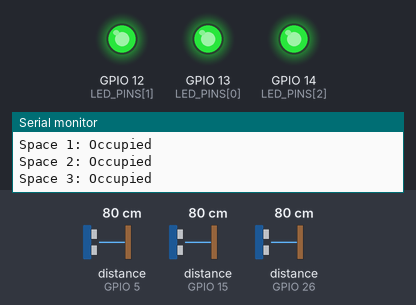
Simulated run of this sketch. Board: ESP32. On the bench: output pins drawn as LEDs (lit = HIGH), the last lines printed to the serial monitor. Wiring (from diagram.json): 3 × ultrasonic range finder: trigger GPIO 18, echo GPIO 5 / trigger GPIO 2, echo GPIO 15 / trigger GPIO 27, echo GPIO 26. The test bench sets the inputs (shaded band); at power-on: distance to the obstacle (sensors on GPIO 5, GPIO 15, GPIO 26) 80 cm. The echo pulse lasts 58.3 µs per cm; pins used as bus, display or sensor lines are not drawn.

Above: at 1.8 s.
1.9 s: distance to the obstacle (sensor on GPIO 5) set to 198 cm
3.4 s: distance to the obstacle (sensor on GPIO 5) set to 206 cm
At 4.9 s:
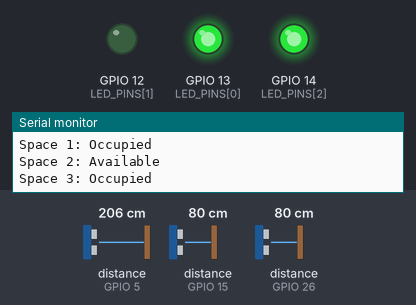
5.6 s: distance to the obstacle (sensor on GPIO 15) set to 197 cm
7.3 s: distance to the obstacle (sensor on GPIO 15) set to 207 cm
At 8.7 s:
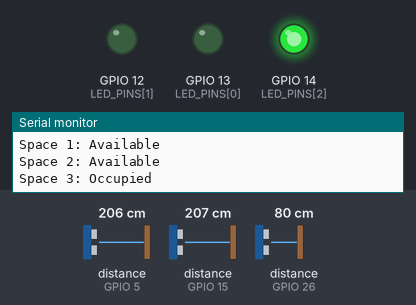
9.7 s: distance to the obstacle (sensor on GPIO 26) set to 196 cm
11.4 s: distance to the obstacle (sensor on GPIO 26) set to 205 cm
At 13.6 s:
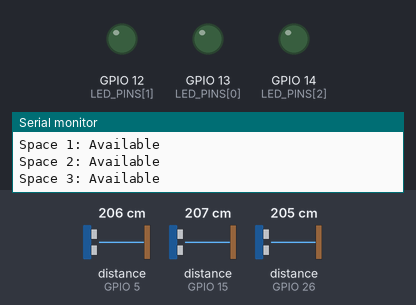
Timing chart, 0 to 14.8 s (numbered marks = the images above; inputs shaded):
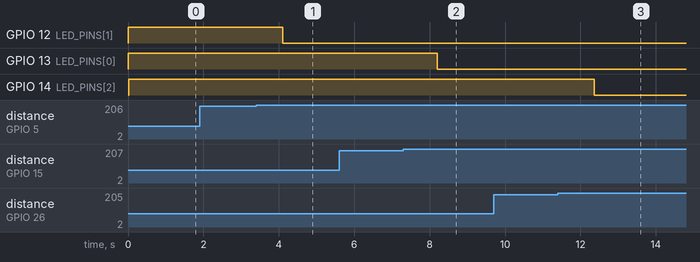

The sketch:

sketch.ino
```cpp
const int NUM_PARKING_SPACES = 3;

const int ECHO_PINS[NUM_PARKING_SPACES] = {15, 5, 26};
const int TRIG_PINS[NUM_PARKING_SPACES] = {2, 18, 27};
const int LED_PINS[NUM_PARKING_SPACES] = {13, 12, 14};

bool parkingSpaces[NUM_PARKING_SPACES] = {false, false, false};

void setup()
{
    Serial.begin(115200);

    for (int i = 0; i < NUM_PARKING_SPACES; i++)
    {
        pinMode(ECHO_PINS[i], INPUT);
        pinMode(TRIG_PINS[i], OUTPUT);
        pinMode(LED_PINS[i], OUTPUT);
    }
}

float readDistanceCM(int TRIG_PIN, int ECHO_PIN)
{
    digitalWrite(TRIG_PIN, LOW);
    delayMicroseconds(2);
    digitalWrite(TRIG_PIN, HIGH);
    delayMicroseconds(10);
    digitalWrite(TRIG_PIN, LOW);
    int duration = pulseIn(ECHO_PIN, HIGH);
    return duration * 0.034 / 2;
}

// Data structure to keep track of the parking space status
void updateParkingStatus()
{
    for (int i = 0; i < NUM_PARKING_SPACES; i++)
    {
        int distance = readDistanceCM(TRIG_PINS[i], ECHO_PINS[i]);
        parkingSpaces[i] = (distance < 200.0);
        digitalWrite(LED_PINS[i], parkingSpaces[i]);
    }
}

void loop()
{
    updateParkingStatus();

    Serial.println("Parking Space Status:");

    for (int i = 0; i < NUM_PARKING_SPACES; i++)
    {
        Serial.print("Space ");
        Serial.print(i + 1);
        Serial.print(": ");
        Serial.println(parkingSpaces[i] ? "Occupied" : "Available");
    }

    delay(1000);
}
```

Measured:
- the behaviour switches between 201 and 202 cm on distance to the obstacle (sensor on GPIO 5) (found by bisection; images 0 and 1)
- the behaviour switches between 201 and 202 cm on distance to the obstacle (sensor on GPIO 15) (found by bisection; images 1 and 2)
- the behaviour switches between 201 and 202 cm on distance to the obstacle (sensor on GPIO 26) (found by bisection; images 2 and 3)
- after the input at 3.4 s, GPIO 12 (LED_PINS[1]): HIGH → LOW after 0.70 s
- after the input at 7.3 s, GPIO 13 (LED_PINS[0]): HIGH → LOW after 0.90 s
- after the input at 11.4 s, GPIO 14 (LED_PINS[2]): HIGH → LOW after 0.97 s
